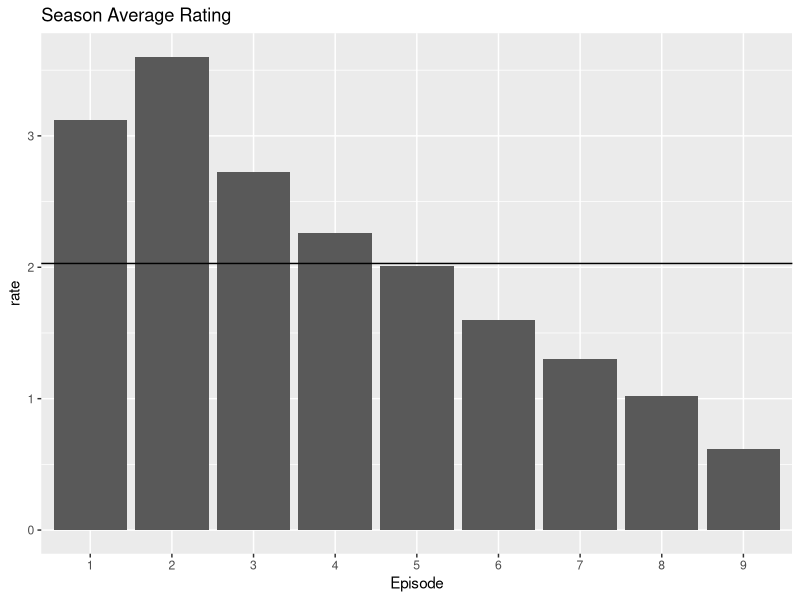
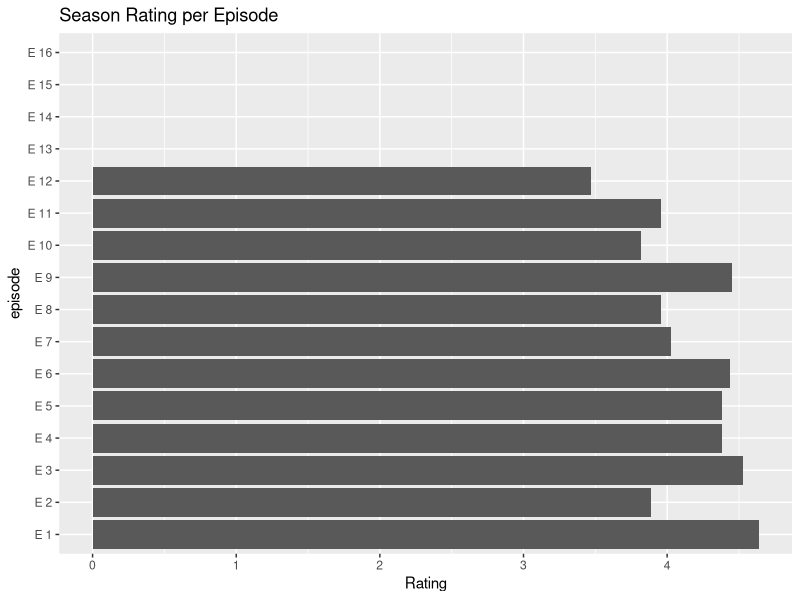
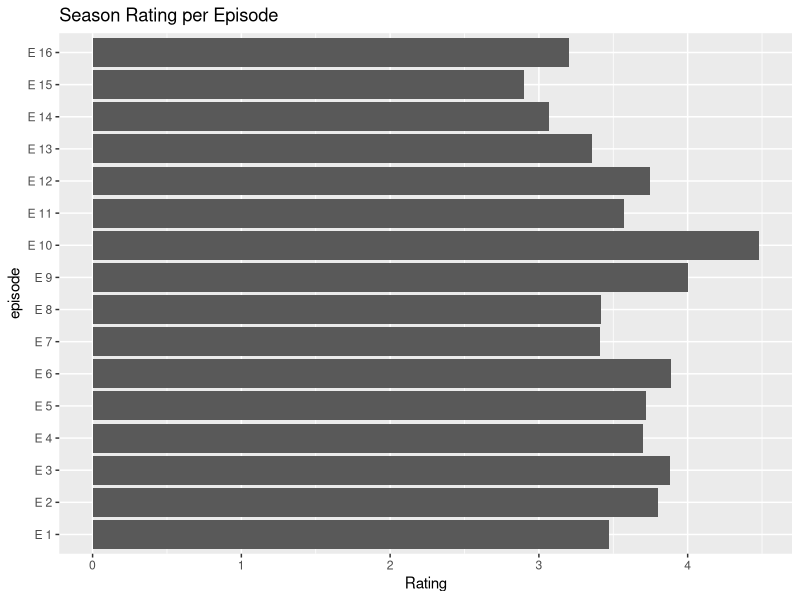
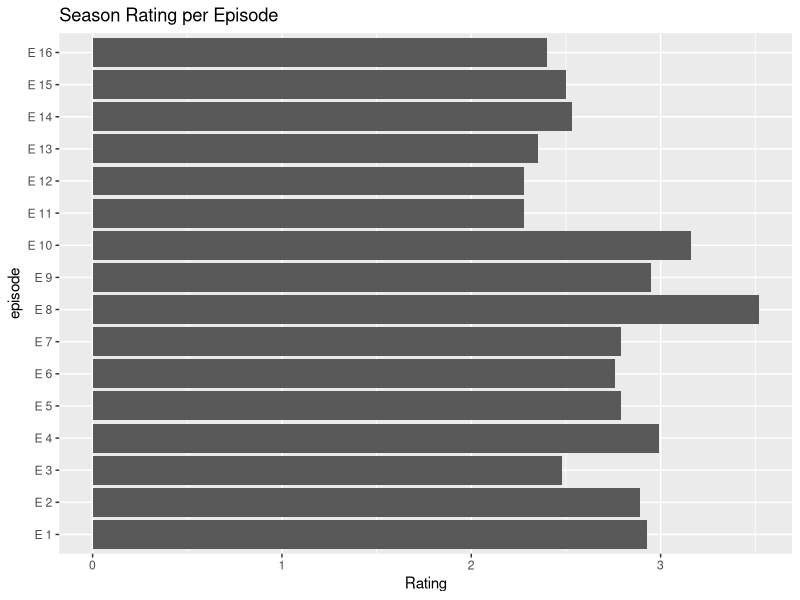
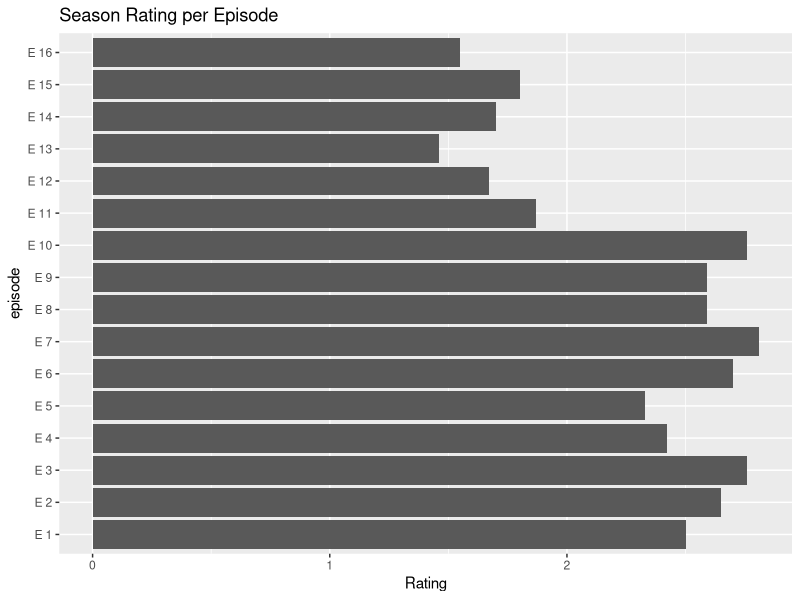
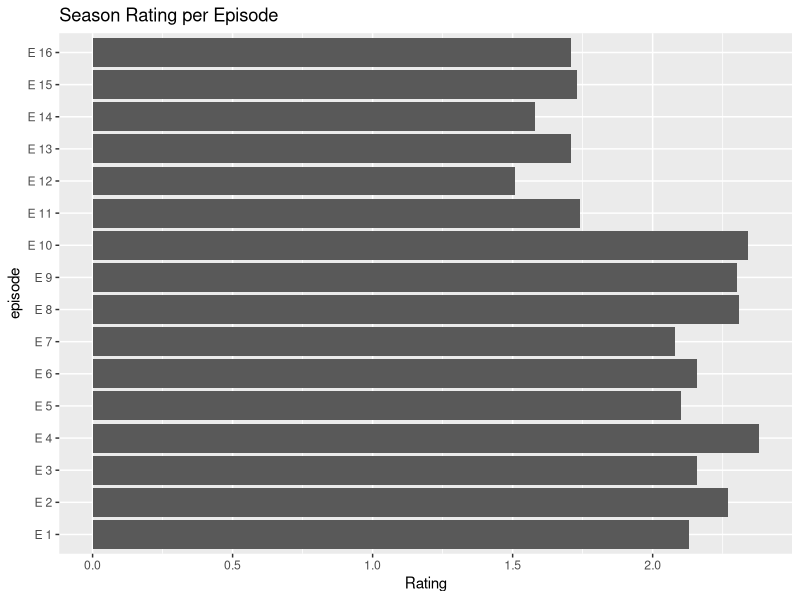
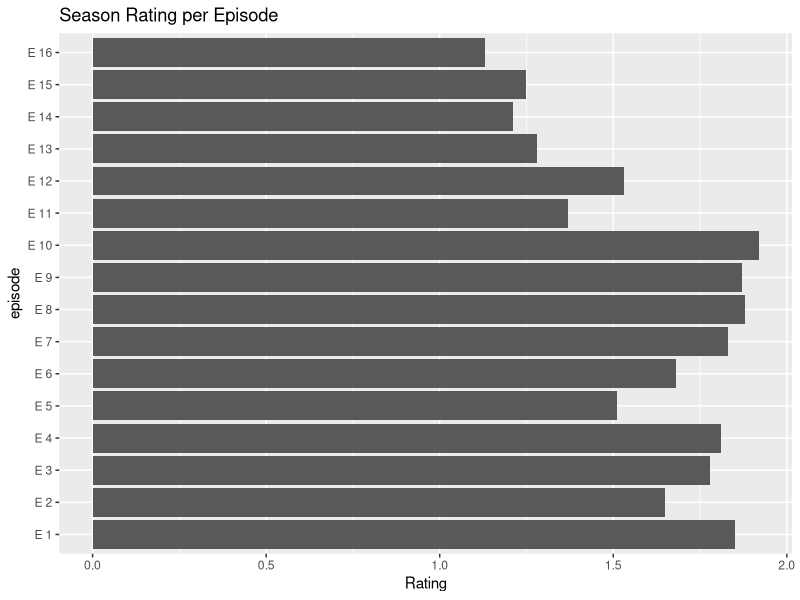
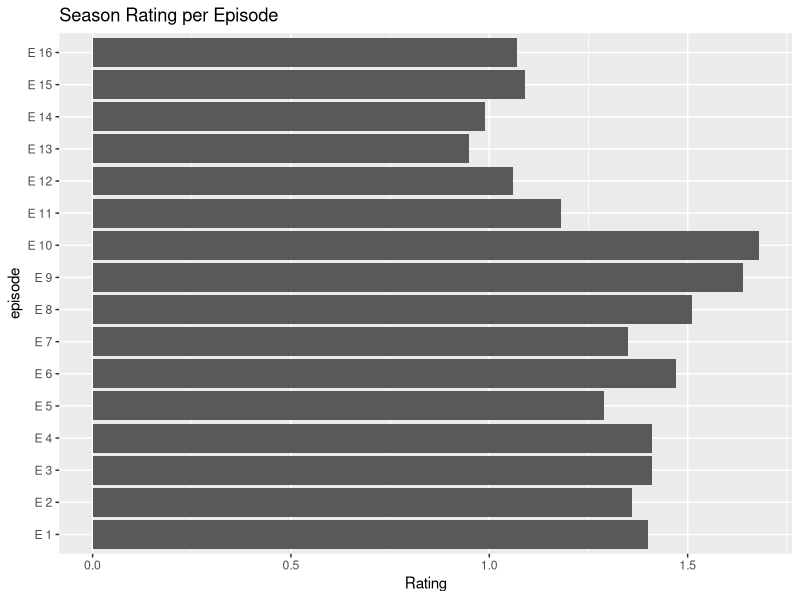

Source code (R) for these figures, in order:
## ---- chunk 1
# Create the data frame
season <- c(1, 2, 3, 4, 5, 6, 7, 8, 9)
episode_number <- c(1, 2, 3, 4, 5, 6, 7, 8, 9, 10, 11, 12, 13, 14, 15, 16)
episode_number <- sapply(episode_number, function(x) paste('E',x))

data <- c(
  4.64, 3.89, 4.53, 4.38, 4.38, 4.44, 4.03, 3.96, 4.45, 3.82, 3.96, 3.47, 0,    0,    0,    0,
  3.47, 3.80, 3.88, 3.70, 3.72, 3.89, 3.41, 3.42, 4.00, 4.48, 3.57, 3.75, 3.36, 3.07, 2.90, 3.20,
  2.93, 2.89, 2.48, 2.99, 2.79, 2.76, 2.79, 3.52, 2.95, 3.16, 2.28, 2.28, 2.35, 2.53, 2.50, 2.40,
  2.50, 2.65, 2.76, 2.42, 2.33, 2.70, 2.81, 2.59, 2.59, 2.76, 1.87, 1.67, 1.46, 1.70, 1.80, 1.55,
  2.13, 2.27, 2.16, 2.38, 2.10, 2.16, 2.08, 2.31, 2.30, 2.34, 1.74, 1.51, 1.71, 1.58, 1.73, 1.71,
  1.85, 1.65, 1.78, 1.81, 1.51, 1.68, 1.83, 1.88, 1.87, 1.92, 1.37, 1.53, 1.28, 1.21, 1.25, 1.13,
  1.40, 1.36, 1.41, 1.41, 1.29, 1.47, 1.35, 1.51, 1.64, 1.68, 1.18, 1.06, 0.95, 0.99, 1.09, 1.07,
  1.27, 1.18, 1.16, 1.09, 1.15, 1.22, 1.13, 1.30, 1.07, 1.08, 0.82, 0.91, 0.77, 0.78, 0.69, 0.74,
  1.04, 1.04, 0.94, 1.00, 0.96, 1.05, 1.07, 0.97, 0.96, 0.86, 0,    0,    0,    0,    0,    0
)

num_rows <- 9
num_cols <- 16

mat <- matrix(data, nrow = num_rows, ncol = num_cols, byrow = TRUE)
rating = as.data.frame(mat)
names(rating) <- episode_number

# Average rating  season wise
seasonAvg <- as.data.frame(apply(rating, 1, mean))
seasonAvg <- cbind(1:9, seasonAvg)
names(seasonAvg) <- c('season', 'rate')


## ---- chunk 2
library(ggplot2)

ggplot(data = seasonAvg, aes(factor(season), rate) )+ geom_col()+ geom_hline(yintercept = mean(seasonAvg$rate)) + labs(title = "Season Average Rating", x = "Episode")

## ---- chunk 3

  plotrating = function(data,s){

  subdata <- as.data.frame(t(data))[s]
  seasoncol <- paste('V',s, sep = '')
  subdata$episode <- factor(seq(1,16), labels = rownames(subdata))
  
  ggplot(subdata, aes_string(seasoncol, 'episode')) + geom_col() + labs(title = "Season Rating per Episode", x= 'Rating' ) 
  }
  plotrating(rating,1)
  
## ---- chunk 4
plotrating(rating,2)
## ---- chunk 5
plotrating(rating,3)
## ---- chunk 6
plotrating(rating,4)
## ---- chunk 7
plotrating(rating,5)
## ---- chunk 8
plotrating(rating,6)
## ---- chunk 9
plotrating(rating,7)
## ---- chunk 10
plotrating(rating,8)
## ---- chunk 11
plotrating(rating,9)
